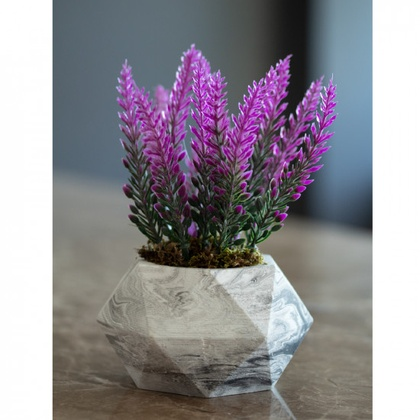
%> input picture OsmanHomework5/osman.jpg, 420 x 420 px, shrunk from 550 x 550 before the run
$ octave osman.m   (GNU Octave 9; MATLAB toolbox functions it lacks are replaced by stand-ins)
%> lines starting %> are read from the running program, lines starting %| are printed output that depends on the picture
### OsmanHomework5/gurultule.m
function [b] = gurultule(I,noise)
p3=noise;
J = I;
b = J;
x = rand(size(b));
d = x < p3/2;
b(d) = 0; % Minimum value
d = find(x >= p3/2 & x < p3);
b(d) = 1; % Maximum (saturated) value
end

### OsmanHomework5/gaussianFilter2.m
function filteredImage = gaussianFilter(image, sigma)

    % Optimal size should be 2.9786*sigma
    kernelSize=ceil(2.9786*sigma);
    x = -kernelSize:kernelSize;

    % Compute the Gaussian kernel
    gaussianKernel = exp(- x.^2 / (2*sigma^2) );

    % Normalise kernel
    gaussianKernel = gaussianKernel .* 1/sum(sum(gaussianKernel));

    % Make a copy of the image variable
    filteredImage = image;

    % Convolve the image in each direction individually
    for i=1:2
        % We switch direction of the kernel for the second iteration
        if(i==2)
            gaussianKernel = gaussianKernel';
        end

        filteredImage = imfilter(filteredImage,gaussianKernel,'symmetric','same');
    end
end

### OsmanHomework5/meanFilter.m
function [I3] = meanFilter(J)
I3 = J;
[M,N] = size(J);
for i=2:M-1
    for j=2:N-1
         %ort = (J(i-1,j-1)+J(i-1,j)+J(i-1,j+1)+...
          %    J(i,j-1)+J(i,j+1)+...
           %   J(i+1,j-1)+J(i+1,j)+J(i+1,j+1)/8);
        orta = uint8(mean([J(i-1,j-1),J(i-1,j),J(i-1,j+1),J(i,j-1),J(i,j),J(i,j+1),J(i+1,j-1),J(i+1,j),J(i+1,j+1)]));
        I3(i,j) = orta;
    end
end
end

### OsmanHomework5/osman.m
clear; clc;
I = imread("osman.jpg");
%> I is the input picture: size 420x420x3 uint8; mean R, G, B 144.9, 141.3, 147.4
%I=(I(:,:,1)+I(:,:,2)+I(:,:,3))/3; karanlık oldu
I = I(:,:,1);
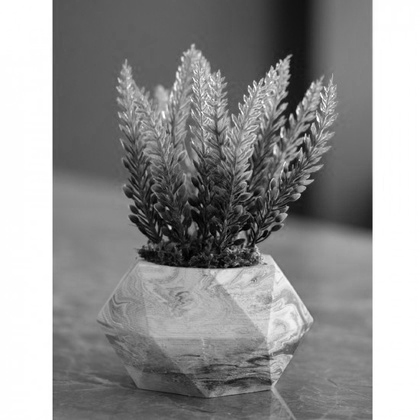
%> I: size 420x420 uint8; min 0, max 255, mean 144.9

I2 = gurultule(I,0.3);
%> in gurultule, `b(d) = 1;`:
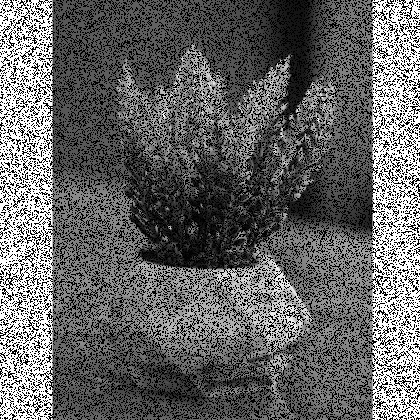
%> b: size 420x420 uint8; min 0, max 255, mean 101.4
I3 = gaussianFilter2(I2,3);
%> the loop in gaussianFilter, `for i=1:2` made 2 passes
%> pass 1, in gaussianFilter, `filteredImage = imfilter(filteredImage,gaussianKernel,'symmetric','sam..`:
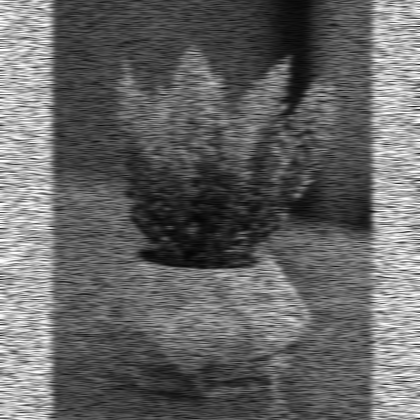
%> filteredImage: size 420x420 uint8; min 4, max 255, mean 101.4
%> pass 2, in gaussianFilter, `filteredImage = imfilter(filteredImage,gaussianKernel,'symmetric','sam..`:
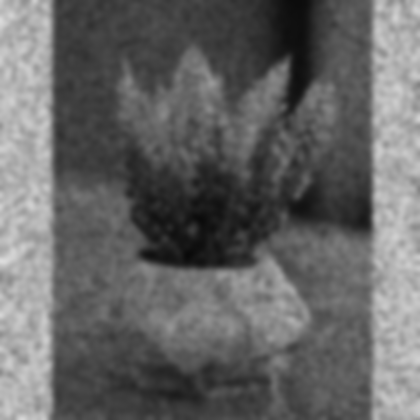
%> filteredImage: size 420x420 uint8; min 9, max 220, mean 101.4
%> after the loop in gaussianFilter, `for i=1:2`: gaussianKernel = 19 values, max 0.133 at index 10, min 0.00148 at index 1, mean 0.0526
I4 = meanFilter(I2);
%> after the loop in meanFilter, `for i=2:M-1`:
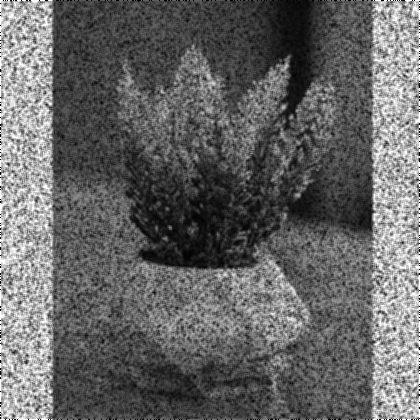
%> I3: size 420x420 uint8; min 0, max 255, mean 101.4; mean of the top-left, top-right, bottom-left and bottom-right quarters 98.9, 92.7, 103.3, 110.6

subplot(2,2,1);
imshow(I);
%imwrite(I,"osman.jpg");
subplot(2,2,2);
imshow(I2);
%imwrite(I2,"osman_gurultu.jpg");
subplot(2,2,3);
imshow(I3);
%imwrite(I3,"osman_gaussianFilter.jpg");
subplot(2,2,4);
imshow(I4);
%imwrite(I4,"osman_meanFilter.jpg");
